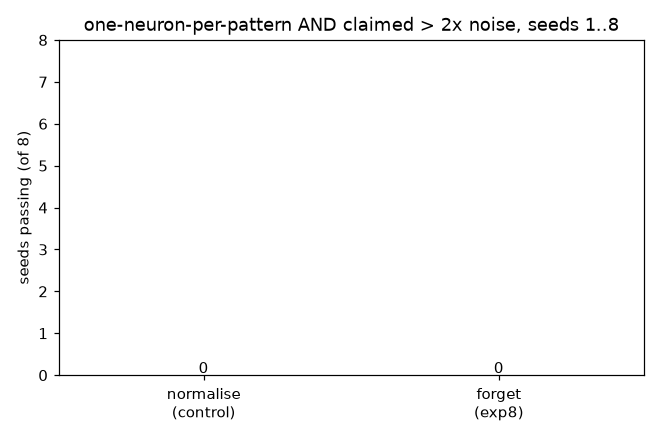

This chart was generated by the following Python code:
"""Experiment 8: fix (b), weak separation from noise, by LETTING UNREINFORCED SYNAPSES FORGET.

THE REASONING, which is why this is not another homeostasis tweak. (b) asks that a neuron's mean weight on its
claimed pattern be more than 2x its mean weight on the noise-only inputs -- a RATIO. Weight-total normalisation
(exp6/exp7) and firing-rate scaling are MULTIPLICATIVE: they rescale all of a neuron's weights by one factor, so
they cannot change that ratio. The ratio is set by the plasticity rule alone. So iterating on homeostasis could
never fix (b). exp5->6->7 confirmed it: on the corrected apparatus (a) now holds across seeds, but (b) failed 0/8.

The literature fix that targets the ratio: ASP, "Learning to Forget with Adaptive Synaptic Plasticity"
(Panda et al., arXiv 1703.07655). Unreinforced synapses slowly decay toward zero. Noise synapses (rarely co-active
with the neuron's pattern-driven spikes) forget; pattern synapses (reinforced by STDP every time their group
fires) survive -- so the pattern-to-noise ratio grows. That is a change in the LEARNING RULE, where (b) lives.

CONTROL vs TREATMENT, same eight seeds (1..8), on the corrected apparatus (explicit Network -- both STDP synapses
simulated). The ONLY difference is the homeostatic/selectivity mechanism:
  control   ("normalise"): every 100 ms rescale each neuron's incoming weights so the total stays at its start
                            (exp6/exp7 -- the ratio-preserving one).
  treatment ("forget"):    every 100 ms multiply every plastic weight by (1 - LEAK), LEAK = 0.02, clipped to
                            [0, wmax]. No total-normalisation. Unreinforced weights decay; reinforced ones persist.
LEAK = 0.02 per 100 ms is fixed BEFORE the run (half-life ~3.5 s; a pattern group recurs ~every 0.75 s, so pattern
synapses out-run the decay and noise synapses do not). Not tuned to pass.

PASS BAR per run -- UNCHANGED from exp5-7: (a) each pattern claimed by a DIFFERENT neuron; (b) each neuron's mean
weight on its claimed group > 2x its mean weight on the noise-only inputs.
KEEP RULE -- fixed before the run: forgetting is kept as an improvement IFF it passes (a AND b) on STRICTLY MORE
of the eight seeds than the normalisation control. A tie or worse is not kept. Recorded as is.
Run:  .venv\\Scripts\\python.exe exp8_forget.py      Out: exp8_forget.png
"""
import matplotlib
matplotlib.use("Agg")
import matplotlib.pyplot as plt
import numpy as np
from brian2 import (network_operation, Hz, Network, NeuronGroup, PoissonGroup, SpikeGeneratorGroup, SpikeMonitor,
                    Synapses, ms, mV, prefs, second, seed as br_seed, start_scope)

prefs.codegen.target = "numpy"
N, K, DUR = 100, 3, 120 * second
GROUPS = [range(0, 20), range(20, 40), range(40, 60)]
SEEDS = list(range(1, 9))
WMAX = 2.0
LEAK = 0.02                                          # treatment: fraction forgotten per 100 ms, fixed before the run


def run_once(s, mechanism):
    """One run at seed s. mechanism in {'normalise','forget'}. Returns (a_and_b, claimer, spikes)."""
    start_scope()
    br_seed(s)
    rng = np.random.default_rng(s)

    noise = PoissonGroup(N, rates=5 * Hz)
    times, idx = [], []
    for t in np.arange(0.05, float(DUR / second), 0.25):
        g = rng.integers(K)
        for i in GROUPS[g]:
            times.append(t + rng.normal(0, 0.002)); idx.append(i)
    o = np.argsort(times)
    pattern = SpikeGeneratorGroup(N, np.array(idx)[o], np.array(times)[o] * second)

    out = NeuronGroup(K, """dv/dt = -v / (10*ms) : volt
                            dtheta/dt = -theta / (2000*ms) : volt""",
                      threshold="v > 5*mV + theta", reset="v = 0*mV; theta += 1*mV", method="exact")
    inhib = Synapses(out, out, on_pre="v_post = clip(v_post - 6*mV, -6*mV, 100*mV)")
    inhib.connect(condition="i != j")

    taupre = taupost = 20 * ms
    Apre = 0.01
    Apost = -Apre * 1.05
    stdp = """w : 1
              dapre/dt = -apre / taupre : 1 (event-driven)
              dapost/dt = -apost / taupost : 1 (event-driven)"""
    on_pre = "v_post += w * mV\napre += Apre\nw = clip(w + apost, 0, WMAX)"
    on_post = "apost += Apost\nw = clip(w + apre, 0, WMAX)"
    syns = []
    for src in (noise, pattern):
        syn = Synapses(src, out, stdp, on_pre=on_pre, on_post=on_post)
        syn.connect()
        syn.w = "rand() * 0.6"
        syns.append(syn)

    state = {"targets": None}

    @network_operation(dt=100 * ms)
    def homeostasis():
        if mechanism == "forget":
            for syn in syns:
                syn.w = np.clip(np.array(syn.w) * (1.0 - LEAK), 0, WMAX)
            return
        tot = np.zeros(K)                             # mechanism == "normalise"
        for syn in syns:
            np.add.at(tot, np.array(syn.j), np.array(syn.w))
        if state["targets"] is None:
            state["targets"] = tot.copy()
            return
        for syn in syns:
            j = np.array(syn.j)
            syn.w = np.array(syn.w) * (state["targets"][j] / np.maximum(tot[j], 1e-9))

    spk = SpikeMonitor(out)
    net = Network(noise, pattern, out, inhib, syns[0], syns[1], spk, homeostasis)
    net.run(DUR)

    W = np.zeros((K, N))
    for syn in syns:
        W[np.array(syn.j), np.array(syn.i)] += np.array(syn.w)
    mean_on = np.array([[W[k, list(g)].mean() for g in GROUPS] for k in range(K)])
    noise_w = W[:, 60:].mean(1)
    claimer = mean_on.argmax(0)
    a = len(set(claimer.tolist())) == K
    b = all(mean_on[claimer[g], g] > 2 * noise_w[claimer[g]] for g in range(K))
    return bool(a and b), claimer.tolist(), [int((np.array(spk.i) == k).sum()) for k in range(K)]


print("exp8: forget vs normalise across seeds %s (bar and keep rule fixed before the run)\n" % SEEDS)
norm_pass, forget_pass = 0, 0
for s in SEEDS:
    nok, nclaim, nspk = run_once(s, "normalise")
    fok, fclaim, fspk = run_once(s, "forget")
    norm_pass += nok
    forget_pass += fok
    print(f"seed {s}: normalise {'PASS' if nok else 'fail'} claim={nclaim} spk={nspk}  |  "
          f"forget {'PASS' if fok else 'fail'} claim={fclaim} spk={fspk}")

print(f"\nnormalise (control) passed {norm_pass}/{len(SEEDS)} ; forget (treatment) passed {forget_pass}/{len(SEEDS)}")
print("KEEP RULE: forgetting kept as an improvement?", "YES" if forget_pass > norm_pass else
      "NO -- not strictly more seeds than the control (recorded as is)")

fig, ax = plt.subplots(figsize=(6, 4))
ax.bar(["normalise\n(control)", "forget\n(exp8)"], [norm_pass, forget_pass], color=["tab:gray", "tab:blue"])
ax.set_ylabel("seeds passing (of %d)" % len(SEEDS)); ax.set_ylim(0, len(SEEDS))
ax.set_title("one-neuron-per-pattern AND claimed > 2x noise, seeds 1..8")
for i, v in enumerate([norm_pass, forget_pass]):
    ax.text(i, v + 0.05, str(v), ha="center")
plt.tight_layout(); plt.savefig("exp8_forget.png", dpi=110)
print("saved exp8_forget.png")
